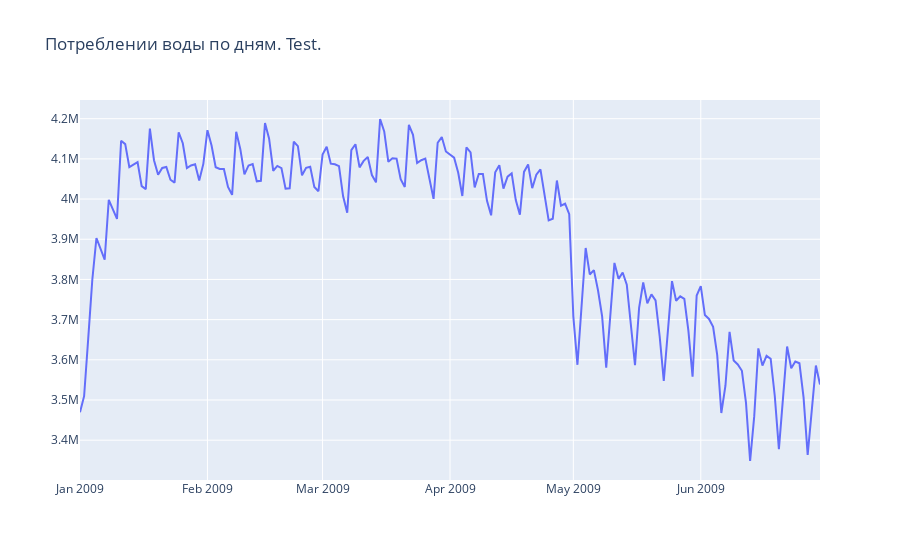

Notebook cell for this chart:
### Code cell
#строим график
ans_df = pd.DataFrame({'dt': df_test.index, 'pred': preds}).set_index('dt')
plotly_df(ans_df.resample('D').apply(sum), title = 'Потреблении воды по дням. Test.')

### Figure 1 — Plotly figure (JSON) as saved in the notebook; plotly's stock layout.template omitted (floating-point values rounded to 4 significant figures; data arrays with more than 128 entries replaced by an {"elided": "..."} marker saying what was removed)
{"data": [{"mode": "lines", "name": "pred", "type": "scatter", "x": {"elided": "181 str values"}, "y": {"elided": "181 float values"}}], "layout": {"title": {"text": "Потреблении воды по дням. Test."}}}
